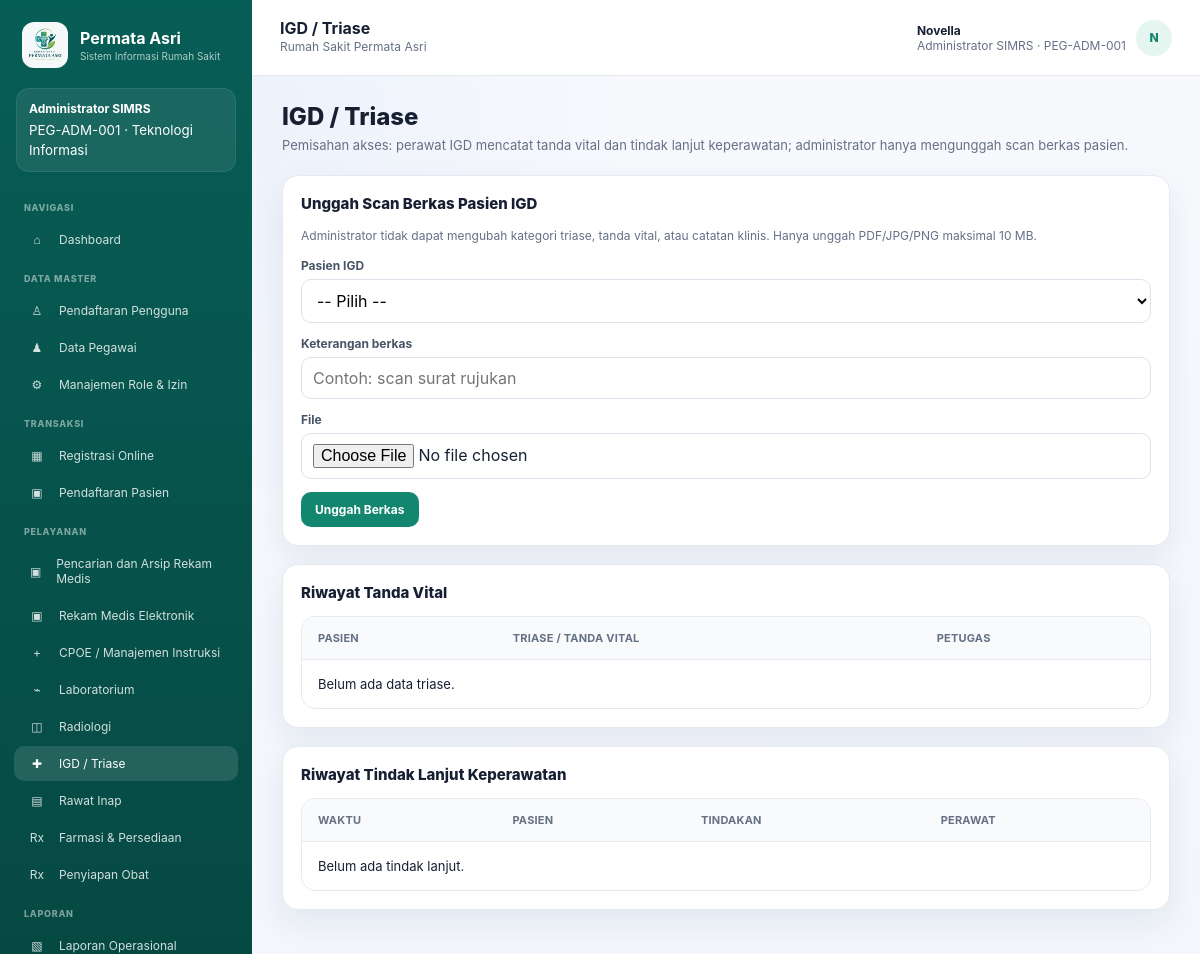
/triage.php (signed in), run on the app's committed database.
### tables this page shows
CREATE TABLE users (
    id INT AUTO_INCREMENT PRIMARY KEY,
    employee_id INT NOT NULL UNIQUE,
    username VARCHAR(60) NOT NULL UNIQUE,
    password_hash VARCHAR(255) NOT NULL,
    is_active TINYINT(1) NOT NULL DEFAULT 1,
    created_at DATETIME NOT NULL DEFAULT CURRENT_TIMESTAMP,
    CONSTRAINT fk_user_employee FOREIGN KEY (employee_id) REFERENCES employees(id)
);

CREATE TABLE roles (
    id INT AUTO_INCREMENT PRIMARY KEY,
    code VARCHAR(50) NOT NULL UNIQUE,
    name VARCHAR(100) NOT NULL
);

CREATE TABLE employees (
    id INT AUTO_INCREMENT PRIMARY KEY,
    employee_code VARCHAR(30) NOT NULL UNIQUE,
    full_name VARCHAR(150) NOT NULL,
    profession VARCHAR(100) NOT NULL,
    role_id INT NOT NULL,
    unit_id INT NULL,
    is_active TINYINT(1) NOT NULL DEFAULT 1,
    CONSTRAINT fk_employee_role FOREIGN KEY (role_id) REFERENCES roles(id),
    CONSTRAINT fk_employee_unit FOREIGN KEY (unit_id) REFERENCES units(id)
);

CREATE TABLE units (
    id INT AUTO_INCREMENT PRIMARY KEY,
    code VARCHAR(30) NOT NULL UNIQUE,
    name VARCHAR(100) NOT NULL,
    unit_type VARCHAR(30) NOT NULL
);

CREATE TABLE menus (
    id INT AUTO_INCREMENT PRIMARY KEY,
    label VARCHAR(100) NOT NULL,
    icon VARCHAR(10) NOT NULL,
    section_name VARCHAR(50) NOT NULL,
    page_file VARCHAR(100) NOT NULL,
    permission_code VARCHAR(80) NOT NULL,
    sort_order INT NOT NULL DEFAULT 0,
    is_active TINYINT(1) NOT NULL DEFAULT 1
);

### config/database.php (called while the page is built, shortened)
<?php
function db_setting(string $name, string $default): string { $value=getenv($name); return $value===false ? $default : $value; }
function db(): PDO
{
    static $pdo = null;
    if ($pdo instanceof PDO) {
        return $pdo;
    }
    $dsn = 'mysql:host=' . db_setting('SIMRS_DB_HOST','127.0.0.1') . ';port=' . db_setting('SIMRS_DB_PORT','8889') . ';dbname=' . db_setting('SIMRS_DB_NAME','simrs_permata_asri') . ';charset=utf8mb4';
    $pdo = new PDO($dsn, db_setting('SIMRS_DB_USER','root'), db_setting('SIMRS_DB_PASS','root'), [
        PDO::ATTR_ERRMODE => PDO::ERRMODE_EXCEPTION,
        PDO::ATTR_DEFAULT_FETCH_MODE => PDO::FETCH_ASSOC,
        PDO::ATTR_EMULATE_PREPARES => false,
    ]);
    return $pdo;
}

### includes/functions.php (called while the page is built, shortened)
<?php
require_once __DIR__ . '/../config/database.php';
function e(?string $value): string
{
    return htmlspecialchars($value ?? '', ENT_QUOTES, 'UTF-8');
}
function current_user(): ?array
{
    $stmt = db()->prepare(
        'SELECT u.id AS user_id, u.username, e.id AS employee_id, e.employee_code,
                e.full_name, e.profession, r.id AS role_id, r.code AS role_code,
                r.name AS role_name, un.name AS unit_name, e.unit_id
         FROM users u
         JOIN employees e ON e.id = u.employee_id
         JOIN roles r ON r.id = e.role_id
         LEFT JOIN units un ON un.id = e.unit_id
         WHERE u.id = ? AND u.is_active = 1
         LIMIT 1'
    );
    $stmt->execute([$_SESSION['user_id']]);
    $user = $stmt->fetch();
    return $user ?: null;
}
function require_login(): array
{
    $user = current_user();
    return $user;
}
function sidebar_menus(int $roleId): array
{
    $stmt = db()->prepare(
        'SELECT DISTINCT m.id, m.label, m.icon, m.section_name, m.page_file, m.sort_order
         FROM menus m
         JOIN permissions p ON p.code = m.permission_code
         JOIN role_permissions rp ON rp.permission_id = p.id
         WHERE rp.role_id = ? AND m.is_active = 1
         ORDER BY m.sort_order, m.id'
    );
    $stmt->execute([$roleId]);
    $result=$stmt->fetchAll();
    $user=current_user();
    return array_values(array_filter($result, static function($m) use ($user) {
        $restricted=['user_registration.php','employees.php','role_management.php','reporting.php'];
        if (in_array($m['page_file'],$restricted,true) && !is_admin($user)) return false;
        if ($m['page_file']==='inpatient.php' && in_array(($user['role_code']??''),['dokter','perawat'],true)) {
            $q=db()->prepare('SELECT unit_type FROM units WHERE id=?'); $q->execute([(int)($user['unit_id']??0)]);
            if ($q->fetchColumn()!=='RAWAT_INAP') return false;
        }
        return true;
    }));
}
function is_admin(array $user): bool { return $user['role_code'] === 'admin_simrs'; }

### triage.php (the view, shortened to what this page needs)
<?php
require_once __DIR__ . '/includes/functions.php';
$user=require_login(); require_permission($user,'triage.manage');
$pageTitle='IGD / Triase'; $pdo=db();
$pdo->exec("CREATE TABLE IF NOT EXISTS nursing_followups (id INT AUTO_INCREMENT PRIMARY KEY, registration_id INT NOT NULL, nurse_employee_id INT NOT NULL, action_note TEXT NOT NULL, performed_at DATETIME NOT NULL DEFAULT CURRENT_TIMESTAMP, FOREIGN KEY(registration_id) REFERENCES registrations(id), FOREIGN KEY(nurse_employee_id) REFERENCES employees(id)) ENGINE=InnoDB");
[$scope,$scopeParams]=patient_scope($user,'active');
$igdGuard="EXISTS (SELECT 1 FROM units iu WHERE iu.id=r.unit_id AND iu.unit_type='IGD')";
if (is_admin($user)) { $scope=$igdGuard; $scopeParams=[]; }
$regStmt=$pdo->prepare("SELECT r.id,r.registration_no,p.full_name,p.medical_record_no FROM registrations r JOIN patients p ON p.id=r.patient_id WHERE ($scope) AND ($igdGuard) ORDER BY r.id DESC LIMIT 100");
$regStmt->execute($scopeParams);$registrations=$regStmt->fetchAll();
$q=$pdo->prepare("SELECT t.*,r.registration_no,p.full_name,p.medical_record_no,e.full_name nurse_name FROM triage t JOIN registrations r ON r.id=t.registration_id JOIN patients p ON p.id=r.patient_id JOIN employees e ON e.id=t.nurse_employee_id WHERE ($scope) AND ($igdGuard) ORDER BY t.id DESC LIMIT 30");$q->execute($scopeParams);$history=$q->fetchAll();
$q=$pdo->prepare("SELECT nf.*,r.registration_no,p.full_name,e.full_name nurse_name FROM nursing_followups nf JOIN registrations r ON r.id=nf.registration_id JOIN patients p ON p.id=r.patient_id JOIN employees e ON e.id=nf.nurse_employee_id WHERE ($scope) AND ($igdGuard) ORDER BY nf.id DESC LIMIT 30");$q->execute($scopeParams);$followups=$q->fetchAll();
require __DIR__.'/includes/header.php'; ?>
<h1 class="page-title">IGD / Triase</h1><p class="page-subtitle">Pemisahan akses: perawat IGD mencatat tanda vital dan tindak lanjut keperawatan; administrator hanya mengunggah scan berkas pasien.</p>
<?php if($user['role_code']==='igd'): ?>
<div class="grid grid-2"><div class="card"><h2 class="section-title">Tanda-Tanda Vital dan Triase</h2><form method="post"><input type="hidden" name="csrf_token" value="<?=e(csrf_token())?>"><input type="hidden" name="action" value="vitals"><div class="field"><label>Pasien IGD</label><select class="input" name="registration_id" required><option value="">-- Pilih --</option><?php foreach($registrations as $r):?><option value="<?=$r['id']?>"><?=e($r['registration_no'].' · '.$r['medical_record_no'].' · '.$r['full_name'])?></option><?php endforeach;?></select></div><div class="field"><label>Kategori Triase</label><select class="input" name="urgency"><option>Merah</option><option selected>Kuning</option><option>Hijau</option><option>Hitam</option></select></div><div class="grid grid-2"><div class="field"><label>TD (mmHg)</label><input class="input" name="bp"></div><div class="field"><label>HR (x/menit)</label><input class="input" name="hr"></div><div class="field"><label>RR (x/menit)</label><input class="input" name="rr"></div><div class="field"><label>Suhu (°C)</label><input class="input" name="temp"></div><div class="field"><label>SpO2 (%)</label><input class="input" name="spo2"></div></div><div class="field"><label>Catatan pengukuran</label><textarea class="input" name="notes" placeholder="Catatan tanda vital/observasi singkat"></textarea></div><button class="btn btn-primary">Simpan Tanda Vital</button></form></div>
<div class="card"><h2 class="section-title">Tindak Lanjut Keperawatan</h2><p class="note">Catat tindakan yang benar-benar dilakukan perawat, misalnya penggantian cairan/selang infus, pemantauan ulang tanda vital, perawatan luka, atau tindakan keperawatan lain sesuai instruksi dan SOP.</p><form method="post"><input type="hidden" name="csrf_token" value="<?=e(csrf_token())?>"><input type="hidden" name="action" value="followup"><div class="field"><label>Pasien IGD</label><select class="input" name="registration_id" required><option value="">-- Pilih --</option><?php foreach($registrations as $r):?><option value="<?=$r['id']?>"><?=e($r['registration_no'].' · '.$r['full_name'])?></option><?php endforeach;?></select></div><div class="field"><label>Tindakan yang dilakukan</label><textarea class="input" name="action_note" required placeholder="Contoh: mengganti cairan infus sesuai instruksi dokter, pukul 14.30"></textarea></div><button class="btn btn-primary">Simpan Tindak Lanjut</button></form></div></div>
<?php else: ?><div class="card"><h2 class="section-title">Unggah Scan Berkas Pasien IGD</h2><p class="note">Administrator tidak dapat mengubah kategori triase, tanda vital, atau catatan klinis. Hanya unggah PDF/JPG/PNG maksimal 10 MB.</p><form method="post" enctype="multipart/form-data"><input type="hidden" name="csrf_token" value="<?=e(csrf_token())?>"><input type="hidden" name="action" value="upload"><div class="field"><label>Pasien IGD</label><select class="input" name="registration_id" required><option value="">-- Pilih --</option><?php foreach($registrations as $r):?><option value="<?=$r['id']?>"><?=e($r['registration_no'].' · '.$r['full_name'])?></option><?php endforeach;?></select></div><div class="field"><label>Keterangan berkas</label><input class="input" name="description" required placeholder="Contoh: scan surat rujukan"></div><div class="field"><label>File</label><input class="input" type="file" name="attachment" accept=".pdf,.jpg,.jpeg,.png" required></div><button class="btn btn-primary">Unggah Berkas</button></form></div><?php endif; ?>
<div class="card" style="margin-top:18px"><h2 class="section-title">Riwayat Tanda Vital</h2><div class="table-wrap"><table><thead><tr><th>Pasien</th><th>Triase / Tanda Vital</th><th>Petugas</th></tr></thead><tbody><?php if(!$history):?><tr><td colspan="3">Belum ada data triase.</td></tr><?php endif;?></tbody></table></div></div>
<div class="card" style="margin-top:18px"><h2 class="section-title">Riwayat Tindak Lanjut Keperawatan</h2><div class="table-wrap"><table><thead><tr><th>Waktu</th><th>Pasien</th><th>Tindakan</th><th>Perawat</th></tr></thead><tbody><?php if(!$followups):?><tr><td colspan="4">Belum ada tindak lanjut.</td></tr><?php endif;?></tbody></table></div></div>
<?php require __DIR__.'/includes/footer.php'; ?>

### includes/header.php (shortened to what this page needs)
<?php
$pageTitle = $pageTitle ?? 'SIMRS';
$activeFile = basename($_SERVER['PHP_SELF']);
$menus = sidebar_menus((int) $user['role_id']);
$initials = strtoupper(substr($user['full_name'], 0, 1));
?>
<!DOCTYPE html>
<html lang="id">
<head>
  <link rel="stylesheet" href="assets/css/app.css">
</head>
<body>
  <aside class="sidebar">
    <div class="sidebar-brand">
      <div class="brand-mark"><img src="assets/images/permata-asri-logo.png" alt="Logo Rumah Sakit Permata Asri"></div>
      <div>
        <strong>Permata Asri</strong>
        <small>Sistem Informasi Rumah Sakit</small>
      </div>
    </div>
    <div class="role-card">
      <b><?= e($user['role_name']) ?></b>
      <small><?= e($user['employee_code']) ?> · <?= e($user['unit_name'] ?? '-') ?></small>
    </div>
    <?php $section = null; ?>
    <?php foreach ($menus as $menu): ?>
      <?php if ($section !== $menu['section_name']): $section = $menu['section_name']; ?>
        <div class="sidebar-menu-title"><?= e($section) ?></div>
      <?php endif; ?>
      <a class="sidebar-link <?= $activeFile === $menu['page_file'] ? 'active' : '' ?>" href="<?= e($menu['page_file']) ?>">
        <span class="ico"><?= e($menu['icon']) ?></span>
        <span><?= e($menu['label']) ?></span>
      </a>
    <?php endforeach; ?>
  </aside>
  <div class="content-shell">
    <header class="topbar">
      <div>
        <strong><?= e($pageTitle) ?></strong>
        <div class="note">Rumah Sakit Permata Asri</div>
      </div>
      <div class="user-chip">
        <div>
          <strong><?= e($user['full_name']) ?></strong>
          <span><?= e($user['profession']) ?> · <?= e($user['employee_code']) ?></span>
        </div>
        <div class="avatar"><?= e($initials) ?></div>
      </div>
    </header>
    <main class="page-wrap">

### data on the page
users: roles.name "Administrator SIMRS", employee.employee_code "PEG-ADM-001", units.name "Teknologi Informasi", employee.full_name "Novella", employee.profession "Administrator SIMRS", employee.full_name "N"
menus: section_name "NAVIGASI", icon "⌂", label "Dashboard"
menus: section_name "DATA MASTER", icon "♙", label "Pendaftaran Pengguna"
menus: icon "♟", label "Data Pegawai"
menus: icon "⚙", label "Manajemen Role & Izin"
menus: section_name "TRANSAKSI", icon "▦", label "Registrasi Online"
menus: icon "▣", label "Pendaftaran Pasien"
menus: section_name "PELAYANAN", icon "▣", label "Pencarian dan Arsip Rekam Medis"
menus: icon "▣", label "Rekam Medis Elektronik"
menus: icon "+", label "CPOE / Manajemen Instruksi"
menus: icon "⌁", label "Laboratorium"
menus: icon "◫", label "Radiologi"
menus: icon "✚", label "IGD / Triase"
menus: icon "▤", label "Rawat Inap"
menus: icon "Rx", label "Farmasi & Persediaan"
menus: icon "Rx", label "Penyiapan Obat"
menus: section_name "LAPORAN", icon "▧", label "Laporan Operasional"

### other printed values
$pageTitle "IGD / Triase"
